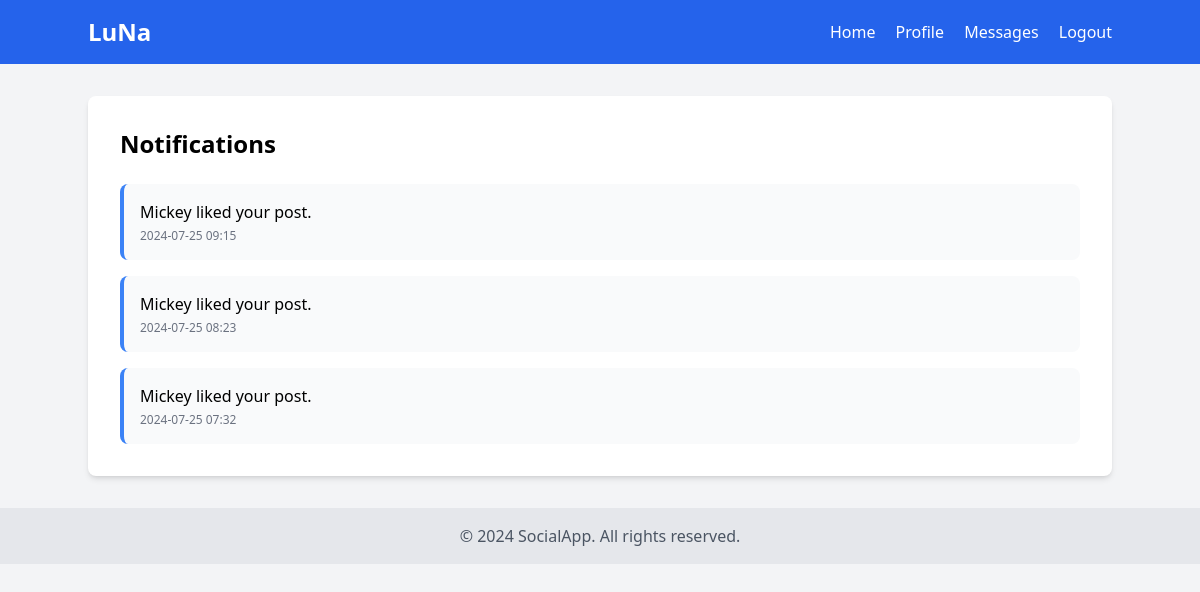
The app's page /notifications (signed in), older data.
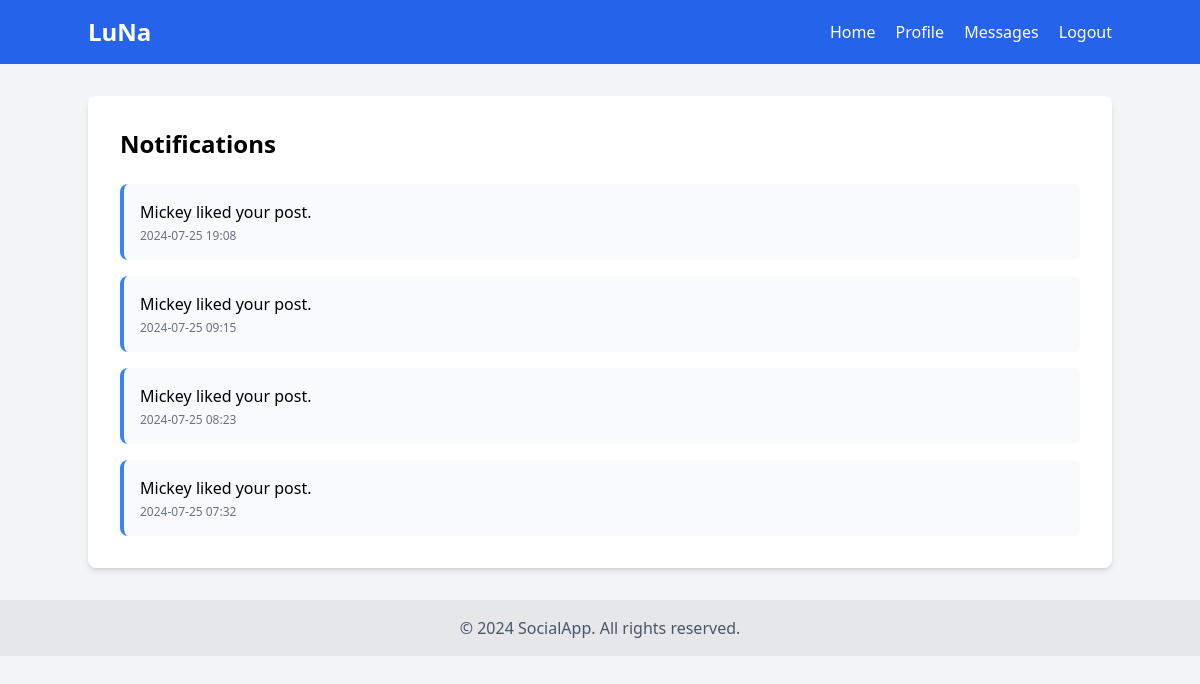
The same page, newer data.
### models.py (models this page shows, shortened)
class Notification(db.Model):
    id = db.Column(db.Integer, primary_key=True)
    user_id = db.Column(db.Integer, db.ForeignKey('user.id'), nullable=False, index=True)
    content = db.Column(db.Text, nullable=False)
    timestamp = db.Column(db.DateTime, default=lambda: datetime.now(EAT))
    read = db.Column(db.Boolean, default=False)

### app.py (the view)
@app.route('/notifications')
@login_required
def notifications():
    notifications = Notification.query.filter_by(user_id=current_user.id).order_by(Notification.timestamp.desc()).all()
    return render_template('notifications.html', notifications=notifications)

### app.py (called while the page is built)
@login_manager.user_loader
def load_user(user_id):
    return User.query.get(int(user_id))

### templates/notifications.html (shortened to what this page needs)
<!DOCTYPE html>
<html lang="en">
<head>
    <script src="https://cdn.tailwindcss.com"></script>
</head>
<body class="bg-gray-100">
    <nav class="bg-blue-600 p-4">
        <div class="container mx-auto flex justify-between items-center">
            <a href="{{ url_for('index') }}" class="text-white text-2xl font-bold">LuNa</a>
            <div>
                <a href="{{ url_for('index') }}" class="text-white mr-4">Home</a>
                <a href="{{ url_for('profile', username=current_user.username) }}" class="text-white mr-4">Profile</a>
                <a href="{{ url_for('messages') }}" class="text-white mr-4">Messages</a>
                <a href="{{ url_for('logout') }}" class="text-white">Logout</a>
            </div>
        </div>
    </nav>
    <main class="container mx-auto mt-8">
        <div class="bg-white rounded-lg shadow-md p-8">
            <h1 class="text-2xl font-bold mb-6">Notifications</h1>
            <div id="notifications-container" class="space-y-4">
                {% for notification in notifications %}
                    <div class="p-4 bg-gray-50 rounded-lg {% if not notification.read %}border-l-4 border-blue-500{% endif %}">
                        <p>{{ notification.content }}</p>
                        <p class="text-xs text-gray-500 mt-1">{{ notification.timestamp.strftime('%Y-%m-%d %H:%M') }}</p>
                    </div>
                {% endfor %}
            </div>
        </div>
    </main>
    <footer class="bg-gray-200 p-4 mt-8 position bottom-0">
        <div class="container mx-auto text-center text-gray-600">
            &copy; 2024 SocialApp. All rights reserved.
        </div>
    </footer>
</body>
</html>

Row changes from the older to the newer data that the page shows:
added Notification: content "Mickey liked your post.", timestamp "2024-07-25 19:08"
